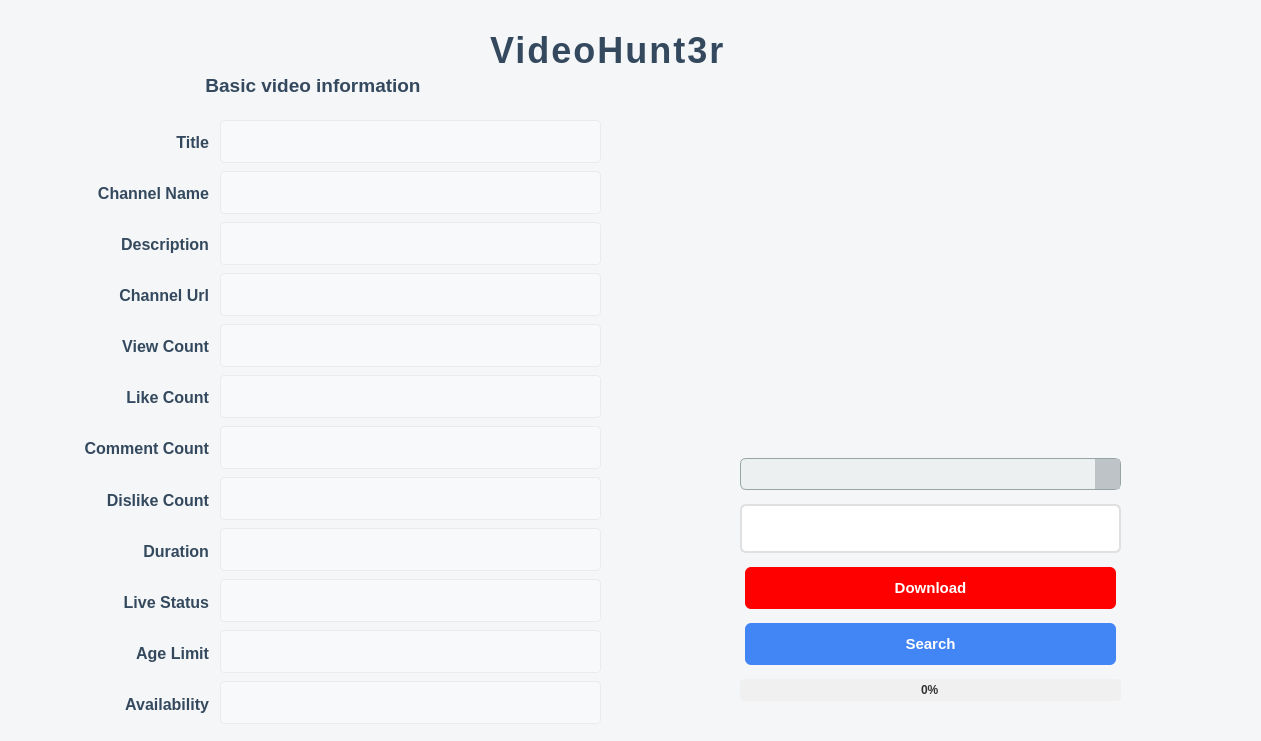
<?xml version="1.0" encoding="UTF-8"?>
<ui version="4.0">
 <class>VideoHunter</class>
 <widget class="QWidget" name="VideoHunter">
  <property name="geometry">
   <rect>
    <x>0</x>
    <y>0</y>
    <width>1261</width>
    <height>741</height>
   </rect>
  </property>
  <property name="windowTitle">
   <string>VideoHunt3r</string>
  </property>
  <property name="styleSheet">
   <string notr="true">QWidget {
    background-color: #f4f6f7;
    font-family: 'Segoe UI', sans-serif;
}

QLabel {
    font-family: 'Segoe UI', sans-serif;
    font-size: 15px;
    font-weight: 500;
    color: #34495e;
    min-width: 150px;
    padding: 8px;
}

QPushButton#btn_search, QPushButton#btn_download {
    font-family: 'Segoe UI', Arial, sans-serif;
    font-size: 15px;                 
    font-weight: 600;              
    color: white;
    border: none;
    padding: 12px 24px;             
    border-radius: 6px;
    min-width: 120px;              
    text-align: center;
    margin: 0 5px;                 
}

QPushButton#btn_search {
    background-color: #4285F4;        
}

QPushButton#btn_search:hover {
    background-color: #3367D6;
}

QPushButton#btn_search:pressed {
    background-color: #2A56C0;
}

QPushButton#btn_download {
    background-color: #FF0000;         
}

QPushButton#btn_download:hover {
    background-color: #E60000;
}

QPushButton#btn_download:pressed {
    background-color: #CC0000;
}
QLineEdit#url_input {
    font-family: 'Segoe UI', Arial, sans-serif;
    font-size: 14px;
    color: #333333;
    background-color: #ffffff;
    border: 2px solid #e0e0e0;
    border-radius: 6px;
    padding: 10px 15px;
    selection-background-color: #ff0000; 
    selection-color: white;             
    min-height: 25px;
}

QLineEdit#url_input:hover {
    border-color: #b3b3b3;
}

QLineEdit#url_input:focus {
    border-color: #ff0000;
    background-color: #fff9f9;
}

QLineEdit#url_input[text=&quot;&quot;] { 
    color: #999999;
    font-style: italic;
}
QLabel#titleHeader {
    font-family: 'Segoe UI', Arial, sans-serif;
    font-size: 36px;
    font-weight: 700;
    color: #34495e;
    text-align: center;
    padding: 8px 0;
    margin: 10px 0;
    letter-spacing: 2px;
    border: none;
    background: transparent;
    position: relative;
}

QLabel#titleHeader::after {
    content: '';
    position: absolute;
    bottom: 0;
    left: 50%;
    width: 80px;
    height: 3px;
    background: #4285F4;
    transform: translateX(-50%);
}

QLabel#label_2 {
    font-family: 'Segoe UI', Arial, sans-serif;
    font-size: 20px;
    font-weight: 500;
    color: #34495e;
    text-align: center;
    padding: 5px 0;
    margin: 5px 0 15px 0;
    background: transparent;
    border: none;
    position: relative;
}

QLabel#label_2::before {
    content: '•';
    color: #4285F4;
    margin-right: 8px;
}

QLabel#label_2::after {
    content: '•';
    color: #4285F4;
    margin-left: 8px;
}
QProgressBar {
    border: none;
    border-radius: 4px;
    background-color: #F0F0F0;
    text-align: center;
    color: #333333;
    font-weight: bold;
}

QProgressBar::chunk {
    background-color: #4285F4;
    border-radius: 4px;
}
QComboBox {
    background-color: #ecf0f1;
    border: 1px solid #95a5a6;
    border-radius: 6px;
    padding: 6px 8px;
    font-size: 14px;
    color: #2c3e50;
}

QComboBox::drop-down {
    subcontrol-origin: padding;
    subcontrol-position: top right;
    width: 24px;
    border-left: 1px solid #bdc3c7;
    background-color: #bdc3c7;
}

QComboBox::down-arrow {
    image: url(:/qt-project.org/styles/commonstyle/images/arrow-down.png);
    width: 12px;
    height: 12px;
}

QComboBox QAbstractItemView {
    background-color: #ffffff;
    border: 1px solid #bdc3c7;
    selection-background-color: #2ecc71;
    selection-color: #ffffff;
    font-size: 13px;
    padding: 4px;
}

QLineEdit {
    font-family: 'Segoe UI', sans-serif;
    font-size: 16px;
    color: #2c3e50;
    background-color: #f8f9fa;
    border: 1px solid #e9ecef;
    border-radius: 4px;
    padding: 10px;  
    min-width: 250px;
    
    selection-background-color: #3498db;
    selection-color: white;
}

QLineEdit:focus {
    border-color: #3498db;
}

QLineEdit::placeholder {
    color: #a0a0a0;
    font-style: italic;
    font-size: 15px; 
}</string>
  </property>
  <widget class="QLabel" name="label_3">
   <property name="geometry">
    <rect>
     <x>670</x>
     <y>110</y>
     <width>531</width>
     <height>291</height>
    </rect>
   </property>
   <property name="text">
    <string/>
   </property>
  </widget>
  <widget class="QLabel" name="titleHeader">
   <property name="geometry">
    <rect>
     <x>480</x>
     <y>0</y>
     <width>261</width>
     <height>101</height>
    </rect>
   </property>
   <property name="styleSheet">
    <string notr="true"/>
   </property>
   <property name="text">
    <string>VideoHunt3r</string>
   </property>
  </widget>
  <widget class="QLabel" name="label_2">
   <property name="geometry">
    <rect>
     <x>160</x>
     <y>60</y>
     <width>301</width>
     <height>61</height>
    </rect>
   </property>
   <property name="text">
    <string>&lt;html&gt;&lt;head/&gt;&lt;body&gt;&lt;p align=&quot;center&quot;&gt;&lt;span style=&quot; font-size:14pt; font-weight:600;&quot;&gt;Basic video information&lt;/span&gt;&lt;/p&gt;&lt;/body&gt;&lt;/html&gt;</string>
   </property>
  </widget>
  <widget class="QWidget" name="layoutWidget">
   <property name="geometry">
    <rect>
     <x>40</x>
     <y>120</y>
     <width>177</width>
     <height>607</height>
    </rect>
   </property>
   <layout class="QVBoxLayout" name="verticalLayout">
    <item>
     <widget class="QLabel" name="titleLabel">
      <property name="styleSheet">
       <string notr="true"/>
      </property>
      <property name="text">
       <string>&lt;html&gt;&lt;head/&gt;&lt;body&gt;&lt;p align=&quot;right&quot;&gt;&lt;span style=&quot; font-size:12pt;&quot;&gt;Title&lt;/span&gt;&lt;/p&gt;&lt;/body&gt;&lt;/html&gt;</string>
      </property>
     </widget>
    </item>
    <item>
     <widget class="QLabel" name="channelNameLabel">
      <property name="styleSheet">
       <string notr="true"/>
      </property>
      <property name="text">
       <string>&lt;html&gt;&lt;head/&gt;&lt;body&gt;&lt;p align=&quot;right&quot;&gt;&lt;span style=&quot; font-size:12pt;&quot;&gt;Channel Name&lt;/span&gt;&lt;/p&gt;&lt;/body&gt;&lt;/html&gt;</string>
      </property>
     </widget>
    </item>
    <item>
     <widget class="QLabel" name="descriptionLabel">
      <property name="styleSheet">
       <string notr="true"/>
      </property>
      <property name="text">
       <string>&lt;html&gt;&lt;head/&gt;&lt;body&gt;&lt;p align=&quot;right&quot;&gt;&lt;span style=&quot; font-size:12pt;&quot;&gt;Description&lt;/span&gt;&lt;/p&gt;&lt;/body&gt;&lt;/html&gt;</string>
      </property>
     </widget>
    </item>
    <item>
     <widget class="QLabel" name="channelUrlLabel">
      <property name="styleSheet">
       <string notr="true"/>
      </property>
      <property name="text">
       <string>&lt;html&gt;&lt;head/&gt;&lt;body&gt;&lt;p align=&quot;right&quot;&gt;&lt;span style=&quot; font-size:12pt;&quot;&gt;Channel Url&lt;/span&gt;&lt;/p&gt;&lt;/body&gt;&lt;/html&gt;</string>
      </property>
     </widget>
    </item>
    <item>
     <widget class="QLabel" name="viewCountLabel">
      <property name="styleSheet">
       <string notr="true"/>
      </property>
      <property name="text">
       <string>&lt;html&gt;&lt;head/&gt;&lt;body&gt;&lt;p align=&quot;right&quot;&gt;&lt;span style=&quot; font-size:12pt;&quot;&gt;View Count&lt;/span&gt;&lt;/p&gt;&lt;/body&gt;&lt;/html&gt;</string>
      </property>
     </widget>
    </item>
    <item>
     <widget class="QLabel" name="likeCountLabel">
      <property name="styleSheet">
       <string notr="true"/>
      </property>
      <property name="text">
       <string>&lt;html&gt;&lt;head/&gt;&lt;body&gt;&lt;p align=&quot;right&quot;&gt;&lt;span style=&quot; font-size:12pt;&quot;&gt;Like Count&lt;/span&gt;&lt;/p&gt;&lt;/body&gt;&lt;/html&gt;</string>
      </property>
     </widget>
    </item>
    <item>
     <widget class="QLabel" name="commentCountLabel">
      <property name="styleSheet">
       <string notr="true"/>
      </property>
      <property name="text">
       <string>&lt;html&gt;&lt;head/&gt;&lt;body&gt;&lt;p align=&quot;right&quot;&gt;&lt;span style=&quot; font-size:12pt;&quot;&gt;Comment Count&lt;/span&gt;&lt;/p&gt;&lt;/body&gt;&lt;/html&gt;</string>
      </property>
     </widget>
    </item>
    <item>
     <widget class="QLabel" name="dislikeCountLabel">
      <property name="styleSheet">
       <string notr="true"/>
      </property>
      <property name="text">
       <string>&lt;html&gt;&lt;head/&gt;&lt;body&gt;&lt;p align=&quot;right&quot;&gt;&lt;span style=&quot; font-size:12pt;&quot;&gt;Dislike Count&lt;/span&gt;&lt;/p&gt;&lt;/body&gt;&lt;/html&gt;</string>
      </property>
     </widget>
    </item>
    <item>
     <widget class="QLabel" name="durationLabel">
      <property name="styleSheet">
       <string notr="true"/>
      </property>
      <property name="text">
       <string>&lt;html&gt;&lt;head/&gt;&lt;body&gt;&lt;p align=&quot;right&quot;&gt;&lt;span style=&quot; font-size:12pt;&quot;&gt;Duration&lt;/span&gt;&lt;/p&gt;&lt;/body&gt;&lt;/html&gt;</string>
      </property>
     </widget>
    </item>
    <item>
     <widget class="QLabel" name="liveStatusLabel">
      <property name="styleSheet">
       <string notr="true"/>
      </property>
      <property name="text">
       <string>&lt;html&gt;&lt;head/&gt;&lt;body&gt;&lt;p align=&quot;right&quot;&gt;&lt;span style=&quot; font-size:12pt;&quot;&gt;Live Status&lt;/span&gt;&lt;/p&gt;&lt;/body&gt;&lt;/html&gt;</string>
      </property>
     </widget>
    </item>
    <item>
     <widget class="QLabel" name="ageLimitLabel">
      <property name="styleSheet">
       <string notr="true"/>
      </property>
      <property name="text">
       <string>&lt;html&gt;&lt;head/&gt;&lt;body&gt;&lt;p align=&quot;right&quot;&gt;&lt;span style=&quot; font-size:12pt;&quot;&gt;Age Limit&lt;/span&gt;&lt;/p&gt;&lt;/body&gt;&lt;/html&gt;</string>
      </property>
     </widget>
    </item>
    <item>
     <widget class="QLabel" name="availabilityLabel">
      <property name="styleSheet">
       <string notr="true"/>
      </property>
      <property name="text">
       <string>&lt;html&gt;&lt;head/&gt;&lt;body&gt;&lt;p align=&quot;right&quot;&gt;&lt;span style=&quot; font-size:12pt;&quot;&gt;Availability&lt;/span&gt;&lt;/p&gt;&lt;/body&gt;&lt;/html&gt;</string>
      </property>
     </widget>
    </item>
   </layout>
  </widget>
  <widget class="QWidget" name="layoutWidget">
   <property name="enabled">
    <bool>true</bool>
   </property>
   <property name="geometry">
    <rect>
     <x>220</x>
     <y>118</y>
     <width>381</width>
     <height>619</height>
    </rect>
   </property>
   <layout class="QVBoxLayout" name="verticalLayout_2">
    <item>
     <widget class="QLineEdit" name="title_le">
      <property name="enabled">
       <bool>true</bool>
      </property>
      <property name="mouseTracking">
       <bool>true</bool>
      </property>
      <property name="focusPolicy">
       <enum>Qt::NoFocus</enum>
      </property>
      <property name="styleSheet">
       <string notr="true"/>
      </property>
      <property name="text">
       <string/>
      </property>
      <property name="readOnly">
       <bool>true</bool>
      </property>
     </widget>
    </item>
    <item>
     <widget class="QLineEdit" name="channel_name_le">
      <property name="enabled">
       <bool>true</bool>
      </property>
      <property name="mouseTracking">
       <bool>true</bool>
      </property>
      <property name="focusPolicy">
       <enum>Qt::NoFocus</enum>
      </property>
      <property name="styleSheet">
       <string notr="true"/>
      </property>
      <property name="text">
       <string/>
      </property>
      <property name="readOnly">
       <bool>true</bool>
      </property>
     </widget>
    </item>
    <item>
     <widget class="QLineEdit" name="description_le">
      <property name="enabled">
       <bool>true</bool>
      </property>
      <property name="mouseTracking">
       <bool>true</bool>
      </property>
      <property name="focusPolicy">
       <enum>Qt::NoFocus</enum>
      </property>
      <property name="styleSheet">
       <string notr="true"/>
      </property>
      <property name="text">
       <string/>
      </property>
      <property name="readOnly">
       <bool>true</bool>
      </property>
     </widget>
    </item>
    <item>
     <widget class="QLineEdit" name="channel_url_le">
      <property name="enabled">
       <bool>true</bool>
      </property>
      <property name="mouseTracking">
       <bool>true</bool>
      </property>
      <property name="focusPolicy">
       <enum>Qt::NoFocus</enum>
      </property>
      <property name="styleSheet">
       <string notr="true"/>
      </property>
      <property name="text">
       <string/>
      </property>
      <property name="readOnly">
       <bool>true</bool>
      </property>
     </widget>
    </item>
    <item>
     <widget class="QLineEdit" name="view_count_le">
      <property name="enabled">
       <bool>true</bool>
      </property>
      <property name="mouseTracking">
       <bool>true</bool>
      </property>
      <property name="focusPolicy">
       <enum>Qt::NoFocus</enum>
      </property>
      <property name="styleSheet">
       <string notr="true"/>
      </property>
      <property name="text">
       <string/>
      </property>
      <property name="readOnly">
       <bool>true</bool>
      </property>
     </widget>
    </item>
    <item>
     <widget class="QLineEdit" name="like_count_le">
      <property name="enabled">
       <bool>true</bool>
      </property>
      <property name="mouseTracking">
       <bool>true</bool>
      </property>
      <property name="focusPolicy">
       <enum>Qt::NoFocus</enum>
      </property>
      <property name="styleSheet">
       <string notr="true"/>
      </property>
      <property name="text">
       <string/>
      </property>
      <property name="readOnly">
       <bool>true</bool>
      </property>
     </widget>
    </item>
    <item>
     <widget class="QLineEdit" name="comment_count_le">
      <property name="enabled">
       <bool>true</bool>
      </property>
      <property name="mouseTracking">
       <bool>true</bool>
      </property>
      <property name="focusPolicy">
       <enum>Qt::NoFocus</enum>
      </property>
      <property name="styleSheet">
       <string notr="true"/>
      </property>
      <property name="text">
       <string/>
      </property>
      <property name="readOnly">
       <bool>true</bool>
      </property>
     </widget>
    </item>
    <item>
     <widget class="QLineEdit" name="dislike_count_le">
      <property name="enabled">
       <bool>true</bool>
      </property>
      <property name="mouseTracking">
       <bool>true</bool>
      </property>
      <property name="focusPolicy">
       <enum>Qt::NoFocus</enum>
      </property>
      <property name="styleSheet">
       <string notr="true"/>
      </property>
      <property name="text">
       <string/>
      </property>
      <property name="readOnly">
       <bool>true</bool>
      </property>
     </widget>
    </item>
    <item>
     <widget class="QLineEdit" name="duration_le">
      <property name="enabled">
       <bool>true</bool>
      </property>
      <property name="mouseTracking">
       <bool>true</bool>
      </property>
      <property name="focusPolicy">
       <enum>Qt::NoFocus</enum>
      </property>
      <property name="styleSheet">
       <string notr="true"/>
      </property>
      <property name="text">
       <string/>
      </property>
      <property name="readOnly">
       <bool>true</bool>
      </property>
     </widget>
    </item>
    <item>
     <widget class="QLineEdit" name="live_status_le">
      <property name="enabled">
       <bool>true</bool>
      </property>
      <property name="mouseTracking">
       <bool>true</bool>
      </property>
      <property name="focusPolicy">
       <enum>Qt::NoFocus</enum>
      </property>
      <property name="styleSheet">
       <string notr="true"/>
      </property>
      <property name="text">
       <string/>
      </property>
      <property name="readOnly">
       <bool>true</bool>
      </property>
     </widget>
    </item>
    <item>
     <widget class="QLineEdit" name="age_limit_le">
      <property name="enabled">
       <bool>true</bool>
      </property>
      <property name="mouseTracking">
       <bool>true</bool>
      </property>
      <property name="focusPolicy">
       <enum>Qt::NoFocus</enum>
      </property>
      <property name="styleSheet">
       <string notr="true"/>
      </property>
      <property name="text">
       <string/>
      </property>
      <property name="readOnly">
       <bool>true</bool>
      </property>
     </widget>
    </item>
    <item>
     <widget class="QLineEdit" name="avaiblity_le">
      <property name="enabled">
       <bool>true</bool>
      </property>
      <property name="mouseTracking">
       <bool>true</bool>
      </property>
      <property name="focusPolicy">
       <enum>Qt::NoFocus</enum>
      </property>
      <property name="styleSheet">
       <string notr="true"/>
      </property>
      <property name="text">
       <string/>
      </property>
      <property name="readOnly">
       <bool>true</bool>
      </property>
     </widget>
    </item>
   </layout>
  </widget>
  <widget class="QWidget" name="layoutWidget">
   <property name="geometry">
    <rect>
     <x>740</x>
     <y>450</y>
     <width>381</width>
     <height>261</height>
    </rect>
   </property>
   <layout class="QVBoxLayout" name="verticalLayout_3">
    <item>
     <widget class="QComboBox" name="comboBox"/>
    </item>
    <item>
     <widget class="QLineEdit" name="url_input">
      <property name="focusPolicy">
       <enum>Qt::ClickFocus</enum>
      </property>
     </widget>
    </item>
    <item>
     <widget class="QPushButton" name="btn_download">
      <property name="text">
       <string>Download</string>
      </property>
     </widget>
    </item>
    <item>
     <widget class="QPushButton" name="btn_search">
      <property name="text">
       <string>Search</string>
      </property>
     </widget>
    </item>
    <item>
     <widget class="QProgressBar" name="progressBar">
      <property name="enabled">
       <bool>true</bool>
      </property>
      <property name="value">
       <number>0</number>
      </property>
     </widget>
    </item>
   </layout>
  </widget>
 </widget>
 <resources/>
 <connections/>
</ui>
